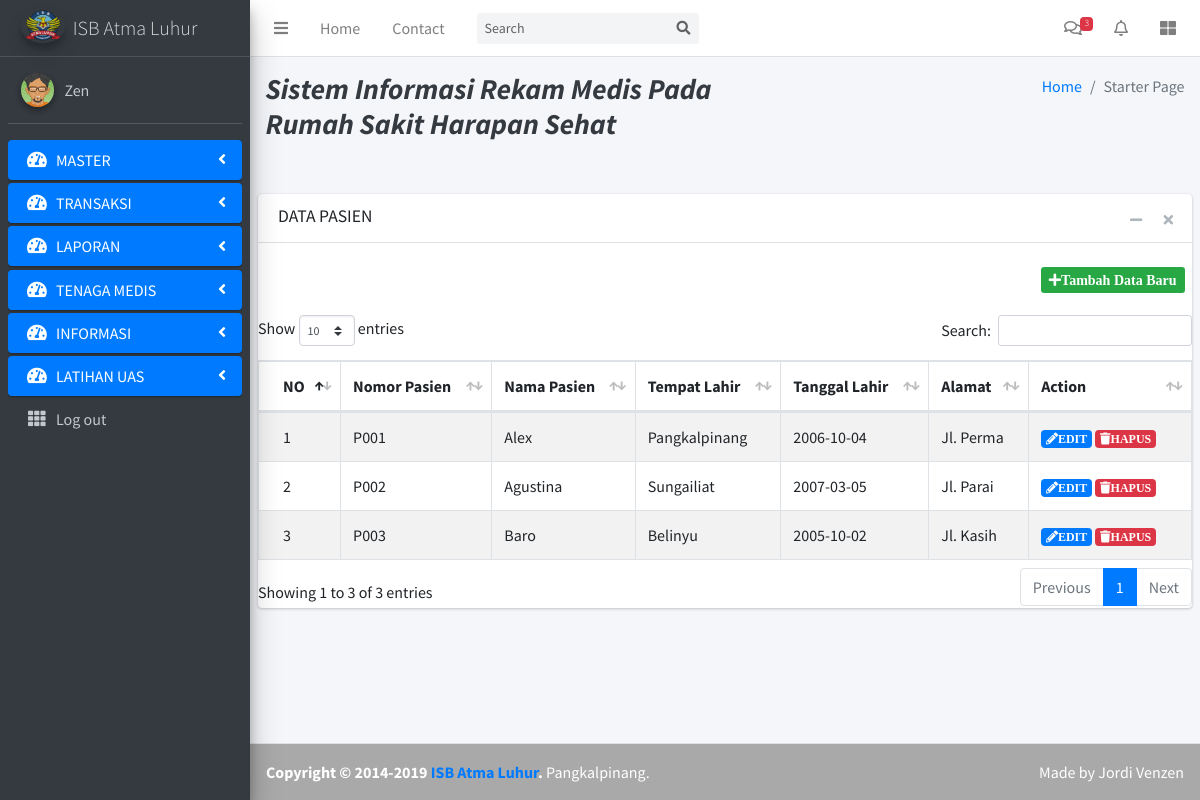
The page /index.php?page=pasien (signed in) on the database its author committed.
### tables this page shows
CREATE TABLE `pasien` (
  `kd_pasien` varchar(5) NOT NULL,
  `nm_pasien` varchar(50) NOT NULL,
  `tempat_lahir` varchar(50) NOT NULL,
  `tgl_lahir` date NOT NULL,
  `agama` varchar(10) NOT NULL,
  `goldar` varchar(3) NOT NULL,
  `jenkel` varchar(10) NOT NULL,
  `alamat` varchar(10) NOT NULL
);

### page/pasien.php (the view, shortened to what this page needs)
<section class="content-header">
</section>
<?php
include "config/koneksi.php";
?>
<section class="content">
    <div class="card">
        <div class="card-header">
            <h3 class="card-title">DATA PASIEN</h3>
            <div class="card-tools">
                <button type="button" class="btn btn-tool" data-card-widget="collapse" data_toggle="tooltip" title="Collapse">
                    <i class="fas fa-minus"></i></button>
                <button type="button" class="btn btn-tool" data-card-widget="remove" data_toggle="tooltip" title="Remove">
                    <i class="fas fa-times"></i></button>
            </div>
        </div>
        <div  class="card-body p-0"><br>
            <div class="col text-right">
                <a href="index.php?page=tambah_pasien" class="btn-sm btn-success"><i class="fas fa-plus">Tambah Data Baru</i></a><br><br>
            </div>
            <table id="daftar" class="table table-bordered table-striped">
                <thead>
                    <tr>
                        <th><i class=""></i>NO</th>
                        <th align="center"><i class="icon_profile"></i>Nomor Pasien</th>
                        <th align="center"><i class="icon_profile"></i>Nama Pasien</th>
                        <th align="center"><i class="icon_profile"></i>Tempat Lahir</th>
                        <th align="center"><i class="icon_profile"></i>Tanggal Lahir</th>
                        <th align="center"><i class="icon_profile"></i>Alamat</th>
                        <th align="center"><i class="icon_profile"></i>Action</th>
                    </tr>
                </thead>
                <tbody>
<?php
$sql = mysqli_query($koneksi, "SELECT * FROM pasien ORDER BY kd_pasien");
$no = 1;
?>
<?php
    while($result=mysqli_fetch_array($sql)){
    echo '<tr><td>'.$no.'</td>
        <td>'.$result['kd_pasien'].'</td>
    <td>'.$result['nm_pasien'].'</td>
    <td>'.$result['tempat_lahir'].'</td>
    <td>'.$result['tgl_lahir'].'</td>
    <td>'.$result['alamat'].'</td>
    <td align="left">
<a href="index.php?page=edit_pasien&kd_pasien='.$result['kd_pasien'].'" class="badge badge-primary"><i class="fas fa-pencil-alt">EDIT</i></a>
<a href="index.php?page=pasien&action=hapus&kd_pasien='.$result['kd_pasien'].'" class="badge badge-danger"><i class="fas fa-trash">HAPUS</i></a>
    </td></tr>';
    $no++;
}
?>
</tbody></table>
</div>
</div>
</section>

### index.php (shortened to what this page needs)
<?php
if(isset($_SESSION['username'])){
?>
<!DOCTYPE html>
<html lang="en">
<head>
  <link rel="stylesheet" href="asset/plugins/fontawesome-free/css/all.min.css">
  <link rel="stylesheet" href="asset/dist/css/adminlte.min.css">
  <link rel="stylesheet" href="asset/plugins/datatables-bs4/css/dataTables.bootstrap4.css">
</head>
<body class="hold-transition sidebar-mini">
<div class="wrapper">
  <nav class="main-header navbar navbar-expand navbar-white navbar-light">
    <ul class="navbar-nav">
      <li class="nav-item">
        <a class="nav-link" data-widget="pushmenu" href="#"><i class="fas fa-bars"></i></a>
      </li>
      <li class="nav-item d-none d-sm-inline-block">
        <a href="index.php" class="nav-link">Home</a>
      </li>
      <li class="nav-item d-none d-sm-inline-block">
        <a href="index.php" class="nav-link">Contact</a>
      </li>
    </ul>
    <form class="form-inline ml-3">
      <div class="input-group input-group-sm">
        <input class="form-control form-control-navbar" type="search" placeholder="Search" aria-label="Search">
        <div class="input-group-append">
          <button class="btn btn-navbar" type="submit">
            <i class="fas fa-search"></i>
          </button>
        </div>
      </div>
    </form>
    <ul class="navbar-nav ml-auto">
      <li class="nav-item dropdown">
        <a class="nav-link" data-toggle="dropdown" href="#">
          <i class="far fa-comments"></i>
          <span class="badge badge-danger navbar-badge">3</span>
        </a>
      </li>
      <li class="nav-item dropdown">
        <a class="nav-link" data-toggle="dropdown" href="#">
          <i class="far fa-bell"></i>
        </a>
      </li>
      <li class="nav-item">
        <a class="nav-link" data-widget="control-sidebar" data-slide="true" href="#"><i
            class="fas fa-th-large"></i></a>
      </li>
    </ul>
  </nav>
  <aside class="main-sidebar sidebar-dark-primary elevation-4">
    <a href="index.php" class="brand-link">
      <img src="asset/dist/img/logo ISB atma luhur_final.png" alt="Logo ISB Atma Luhur" class="brand-image img-circle elevation-3"
           style="opacity: .8">
      <span class="brand-text font-weight-light">ISB Atma Luhur</span>
    </a>
    <div class="sidebar">
      <div class="user-panel mt-3 pb-3 mb-3 d-flex">
        <div class="image">
          <img src="asset/dist/img/avatar04.png" class="img-circle elevation-2" alt="User Image">
        </div>
        <div class="info">
          <a href="#" class="d-block"> <?php echo $_SESSION['username']; ?> </a>
        </div>
      </div>
      <nav class="mt-2">
        <ul class="nav nav-pills nav-sidebar flex-column" data-widget="treeview" role="menu" data-accordion="false">
          <li class="nav-item has-treeview">
            <a href="#" class="nav-link active">
              <i class="nav-icon fas fa-tachometer-alt"></i>
              <p>
                MASTER
                <i class="right fas fa-angle-left"></i>
              </p>
            </a>
          </li>
          <li class="nav-item">
          <li class="nav-item has-treeview">
            <a href="#" class="nav-link active">
              <i class="nav-icon fas fa-tachometer-alt"></i>
              <p>
                TRANSAKSI
                <i class="right fas fa-angle-left"></i>
              </p>
            </a>
          </li>
          <li class="nav-item has-treeview">
            <a href="#" class="nav-link active">
              <i class="nav-icon fas fa-tachometer-alt"></i>
              <p>
                LAPORAN
                <i class="right fas fa-angle-left"></i>
              </p>
            </a>
          </li>
          <li class="nav-item">
          <li class="nav-item has-treeview">
            <a href="#" class="nav-link active">
              <i class="nav-icon fas fa-tachometer-alt"></i>
              <p>
                TENAGA MEDIS
                <i class="right fas fa-angle-left"></i>
              </p>
            </a>
          </li>
          <li class="nav-item has-treeview">
            <a href="#" class="nav-link active">
              <i class="nav-icon fas fa-tachometer-alt"></i>
              <p>
                INFORMASI
                <i class="right fas fa-angle-left"></i>
              </p>
            </a>
          </li>
           <li class="nav-item">
          <li class="nav-item has-treeview">
            <a href="#" class="nav-link active">
              <i class="nav-icon fas fa-tachometer-alt"></i>
              <p>
                LATIHAN UAS
                <i class="right fas fa-angle-left"></i>
              </p>
            </a>
          </li>
          <li class="nav-item">
            <a href="index.php?page=logout" class="nav-link">
              <i class="nav-icon fas fa-th"></i>
              <p>
                Log out
              </p>
            </a>
          </li>
        </ul>
      </nav>
    </div>
  </aside>
  <div class="content-wrapper">
    <div class="content-header">
      <div class="container-fluid">
        <div class="row mb-2">
          <div class="col-sm-6">
            <h1 class="m-0 text-dark"><b><i>Sistem Informasi Rekam Medis Pada Rumah Sakit Harapan Sehat</i></b></h1>
          </div>
          <div class="col-sm-6">
            <ol class="breadcrumb float-sm-right">
              <li class="breadcrumb-item"><a href="#">Home</a></li>
              <li class="breadcrumb-item active">Starter Page</li>
            </ol>
          </div>
        </div>
      </div>
    </div>
<?php
if(isset($_GET['page'])){
 $halaman =$_GET['page'];
} else {
  $halaman ="";
}
if($halaman == ""){
  include "page/dashboard.php";
} elseif (!file_exists("page/$halaman.php")){
  echo "Halaman yang dicari tidak ditemukan";
} else {
  include "page/$halaman.php";
}
?>
  </div>
  <footer class="main-footer" style="background-color: darkgrey; color: white;">
    <div class="float-right d-none d-sm-inline" style="background-color: darkgrey">
      Made by Jordi Venzen
    </div>
    <strong>Copyright &copy; 2014-2019 <a href="https://adminlte.io">ISB Atma Luhur</a>.</strong> Pangkalpinang.
  </footer>
</div>
</body>
</html>
<?php
}else{
  echo "<meta http-equiv='refresh' content='0 url=login.php'>";
}
?>

### rows shown on the page
pasien: kd_pasien "P001", nm_pasien "Alex", tempat_lahir "Pangkalpinang", tgl_lahir "2006-10-04", alamat "Jl. Perma"
pasien: kd_pasien "P002", nm_pasien "Agustina", tempat_lahir "Sungailiat", tgl_lahir "2007-03-05", alamat "Jl. Parai"
pasien: kd_pasien "P003", nm_pasien "Baro", tempat_lahir "Belinyu", tgl_lahir "2005-10-02", alamat "Jl. Kasih"

### other values the page prints
$_SESSION['username'] "Zen"
